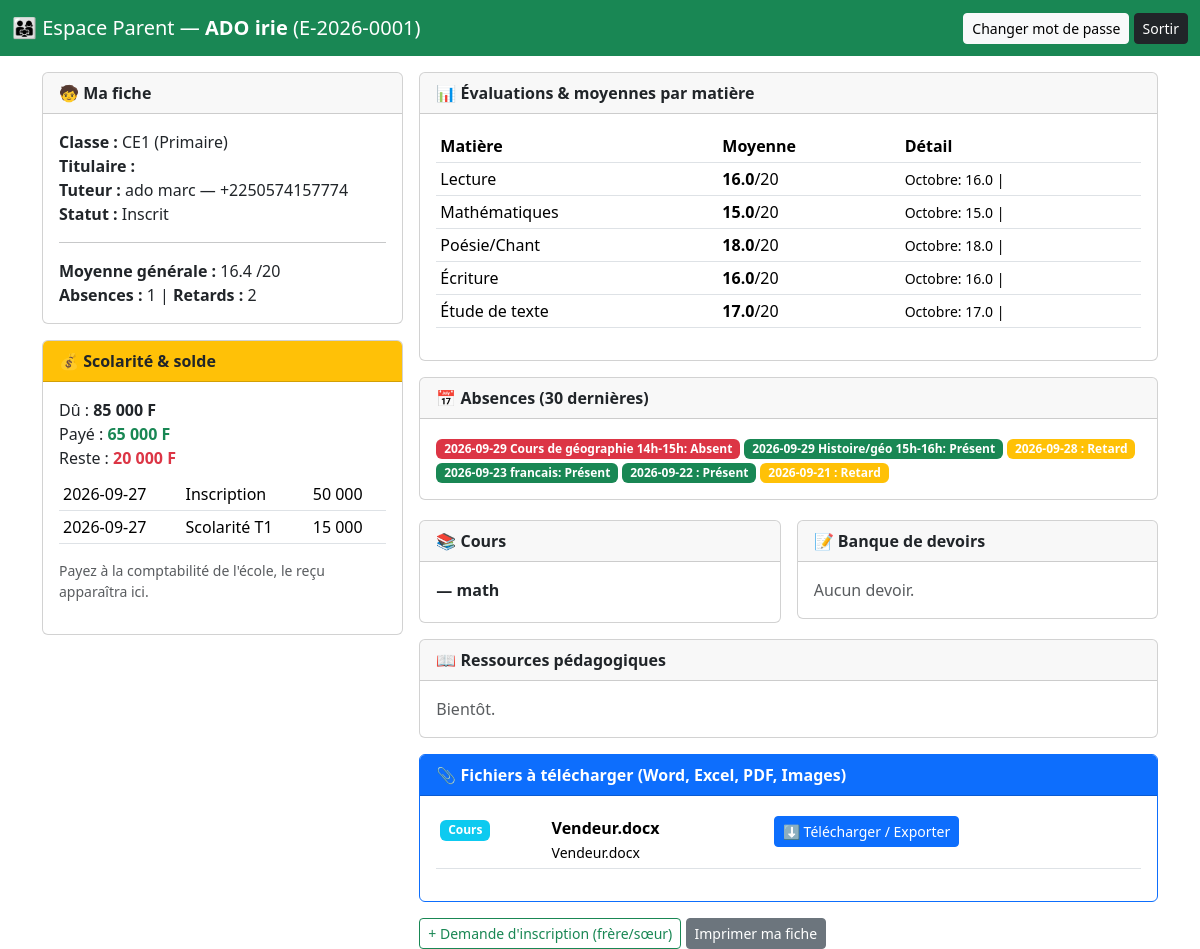
Page /parent (signed in) on the committed database.
### tables this page shows
CREATE TABLE eleves(id INTEGER PRIMARY KEY AUTOINCREMENT, matricule TEXT UNIQUE, nom TEXT, prenoms TEXT, sexe TEXT, date_naissance TEXT, lieu_naissance TEXT DEFAULT '', cycle TEXT, classe_id INTEGER, tuteur TEXT, telephone_tuteur TEXT, adresse TEXT DEFAULT '', statut TEXT DEFAULT 'Inscrit', annee_id INTEGER, date_inscription TEXT);

CREATE TABLE classes(id INTEGER PRIMARY KEY AUTOINCREMENT, nom TEXT UNIQUE, cycle TEXT, niveau TEXT, titulaire TEXT DEFAULT '', effectif_max INTEGER DEFAULT 60, frais_inscription INTEGER DEFAULT 0, frais_scolarite INTEGER DEFAULT 0, frais_cantine INTEGER DEFAULT 0, frais_transport INTEGER DEFAULT 0);

CREATE TABLE paiements(id INTEGER PRIMARY KEY AUTOINCREMENT, eleve_id INTEGER, date TEXT, rubrique TEXT, montant INTEGER, mode TEXT, recu_no TEXT UNIQUE, auteur TEXT, annee_id INTEGER);

CREATE TABLE notes(id INTEGER PRIMARY KEY AUTOINCREMENT, eleve_id INTEGER, matiere_id INTEGER, classe_id INTEGER, periode_type TEXT, periode TEXT, note REAL, coef INTEGER DEFAULT 1, date_saisie TEXT, annee_id INTEGER);

CREATE TABLE matieres(id INTEGER PRIMARY KEY AUTOINCREMENT, nom TEXT, code TEXT, cycle TEXT);

CREATE TABLE presences(id INTEGER PRIMARY KEY AUTOINCREMENT, eleve_id INTEGER, classe_id INTEGER, date TEXT, statut TEXT, motif TEXT DEFAULT '', cours TEXT DEFAULT '');

CREATE TABLE cours(id INTEGER PRIMARY KEY AUTOINCREMENT, classe_id INTEGER, matiere TEXT, titre TEXT, contenu TEXT, date_pub TEXT);

CREATE TABLE fichiers(id INTEGER PRIMARY KEY AUTOINCREMENT, classe_id INTEGER, matiere TEXT DEFAULT '', titre TEXT, type_doc TEXT DEFAULT 'Cours', filename TEXT, original TEXT, taille INTEGER DEFAULT 0, date_pub TEXT, auteur TEXT DEFAULT '');

### app.py (the view)
@app.route("/parent")
@parent_required
def parent_dash():
    db = get_db(); eid = session["parent_eleve_id"]
    e = db.execute("SELECT e.*, cl.nom classe_nom, cl.cycle, cl.titulaire, cl.frais_inscription, cl.frais_scolarite FROM eleves e LEFT JOIN classes cl ON cl.id=e.classe_id WHERE e.id=?", (eid,)).fetchone()
    notes = db.execute("""SELECT m.nom mat, n.note, n.coef, n.periode, n.periode_type FROM notes n JOIN matieres m ON m.id=n.matiere_id
                          WHERE n.eleve_id=? ORDER BY n.periode, m.nom""", (eid,)).fetchall()
    par_mat = {}
    for n in notes:
        par_mat.setdefault(n["mat"], []).append((n["note"], n["coef"]))
    moy_mat = {m: round(sum(v*c for v,c in l)/sum(c for _,c in l),2) for m,l in par_mat.items()}
    moy_gen = round(sum(n["note"]*n["coef"] for n in notes)/sum(n["coef"] for n in notes),2) if notes else None
    blancs = [n for n in notes if "blanc" in (n["periode"] or "").lower()]
    absences = db.execute("SELECT * FROM presences WHERE eleve_id=? ORDER BY date DESC LIMIT 30", (eid,)).fetchall()
    nb_abs = db.execute("SELECT COUNT(*) c FROM presences WHERE eleve_id=? AND statut='Absent'", (eid,)).fetchone()["c"]
    nb_ret = db.execute("SELECT COUNT(*) c FROM presences WHERE eleve_id=? AND statut='Retard'", (eid,)).fetchone()["c"]
    pays = db.execute("SELECT * FROM paiements WHERE eleve_id=? ORDER BY date DESC", (eid,)).fetchall()
    total_du = (e["frais_inscription"] or 0) + (e["frais_scolarite"] or 0)
    total_paye = sum(p["montant"] for p in pays)
    disc = db.execute("SELECT * FROM disciplines WHERE eleve_id=? ORDER BY date DESC LIMIT 10", (eid,)).fetchone()
    res = db.execute("SELECT r.*, cl.nom classe_nom FROM ressources r LEFT JOIN classes cl ON cl.id=r.classe_id WHERE r.classe_id=? OR r.classe_id IS NULL ORDER BY r.date_pub DESC LIMIT 20", (e["classe_id"],)).fetchall()
    devs = db.execute("SELECT * FROM devoirs WHERE classe_id=? ORDER BY date_limite LIMIT 20", (e["classe_id"],)).fetchall()
    crs = db.execute("SELECT * FROM cours WHERE classe_id=? ORDER BY date_pub DESC LIMIT 20", (e["classe_id"],)).fetchall()
    fichiers = db.execute("SELECT * FROM fichiers WHERE classe_id=? OR classe_id IS NULL ORDER BY date_pub DESC LIMIT 30", (e["classe_id"],)).fetchall()
    return render_template("parent_dash.html", e=e, notes=notes, moy_mat=moy_mat, moy_gen=moy_gen, blancs=blancs,
                           absences=absences, nb_abs=nb_abs, nb_ret=nb_ret, paiements=pays, total_du=total_du,
                           total_paye=total_paye, reste=total_du-total_paye, ressources=res, devoirs=devs, cours=crs, fichiers=fichiers)

### app.py (called while the page is built)
def get_db():
    if "db" not in g:
        g.db = sqlite3.connect(DB_PATH)
        g.db.row_factory = sqlite3.Row
    return g.db

@app.before_request
def _migrate():
    ensure_schema()

def parent_required(f):
    @wraps(f)
    def d(*a, **kw):
        if "parent_eleve_id" not in session:
            return redirect(url_for("parent_login"))
        return f(*a, **kw)
    return d

def get_setting(cle, defaut=""):
    try:
        r = get_db().execute("SELECT valeur FROM settings WHERE cle=?", (cle,)).fetchone()
        return r["valeur"] if r else defaut
    except: return defaut

@app.context_processor
def inject_ecole():
    try: return dict(ecole_nom=get_setting("ecole_nom", "Mon École Privée"), type_etab=get_setting("type_etab", "Mixte"))
    except: return dict(ecole_nom="Mon École Privée", type_etab="Mixte")

### templates/parent_dash.html (shortened to what this page needs)
<!doctype html><html lang="fr"><head><meta charset="utf-8"><meta name="viewport" content="width=device-width,initial-scale=1">
<title>Espace Parent - {{ e['nom'] }}</title><link href="https://cdn.jsdelivr.net/npm/bootstrap@5.3.3/dist/css/bootstrap.min.css" rel="stylesheet"></head>
<body>
<nav class="navbar navbar-dark bg-success"><div class="container-fluid">
<span class="navbar-brand">👨‍👩‍👧 Espace Parent — <b>{{ e['nom'] }} {{ e['prenoms'] }}</b> ({{ e['matricule'] }})</span>
<span><a href="{{ url_for('parent_password') }}" class="btn btn-light btn-sm">Changer mot de passe</a> <a href="{{ url_for('parent_logout') }}" class="btn btn-dark btn-sm">Sortir</a></span>
</div></nav>
<div class="container mt-3">
<div class="row g-3">
<div class="col-md-4"><div class="card"><div class="card-header fw-bold">🧒 Ma fiche</div><div class="card-body">
<b>Classe :</b> {{ e['classe_nom'] }} ({{ e['cycle'] }})<br><b>Titulaire :</b> {{ e['titulaire'] }}<br>
<b>Tuteur :</b> {{ e['tuteur'] }} — {{ e['telephone_tuteur'] }}<br><b>Statut :</b> {{ e['statut'] }}
<hr><b>Moyenne générale :</b> {{ moy_gen if moy_gen is not none else '—' }} /20<br>
<b>Absences :</b> {{ nb_abs }} | <b>Retards :</b> {{ nb_ret }}
</div></div>
<div class="card mt-3"><div class="card-header bg-warning fw-bold">💰 Scolarité & solde</div><div class="card-body">
Dû : <b>{{ "{:,}".format(total_du).replace(',',' ') }} F</b><br>Payé : <b class="text-success">{{ "{:,}".format(total_paye).replace(',',' ') }} F</b><br>
Reste : <b class="{{ 'text-danger' if reste>0 else 'text-success' }}">{{ "{:,}".format(reste).replace(',',' ') }} F</b>
<table class="table table-sm mt-2">{% for p in paiements %}<tr><td>{{ p['date'] }}</td><td>{{ p['rubrique'] }}</td><td>{{ "{:,}".format(p['montant']).replace(',',' ') }}</td></tr>{% endfor %}</table>
<p class="small text-muted">Payez à la comptabilité de l'école, le reçu apparaîtra ici.</p>
</div></div></div>
<div class="col-md-8">
<div class="card"><div class="card-header fw-bold">📊 Évaluations & moyennes par matière</div><div class="card-body table-responsive">
<table class="table table-sm"><tr><th>Matière</th><th>Moyenne</th><th>Détail</th></tr>
{% for m,mo in moy_mat.items() %}<tr><td>{{ m }}</td><td><b>{{ mo }}</b>/20</td><td><small>{% for n in notes if n['mat']==m %}{{ n['periode'] }}: {{ n['note'] }} | {% endfor %}</small></td></tr>{% else %}<tr><td colspan="3" class="text-muted">Pas encore de notes.</td></tr>{% endfor %}</table>
</div></div>
<div class="card mt-3"><div class="card-header fw-bold">📅 Absences (30 dernières)</div><div class="card-body">
{% for a in absences %}<span class="badge {{ 'bg-success' if a['statut']=='Présent' else 'bg-danger' if a['statut']=='Absent' else 'bg-warning' }}">{{ a['date'] }} {{ a['cours'] or '' }}: {{ a['statut'] }}</span> {% else %}RAS{% endfor %}
</div></div>
<div class="row g-3 mt-1">
<div class="col-md-6"><div class="card"><div class="card-header fw-bold">📚 Cours</div><div class="card-body">{% for c in cours %}<p class="mb-1"><b>{{ c['matiere'] }} — {{ c['titre'] }}</b><br><small>{{ c['contenu'] }}</small></p>{% else %}<span class="text-muted">Bientôt.</span>{% endfor %}</div></div></div>
<div class="col-md-6"><div class="card"><div class="card-header fw-bold">📝 Banque de devoirs</div><div class="card-body">{% for d in devoirs %}<p class="mb-1"><b>{{ d['matiere'] }} : {{ d['titre'] }}</b> (limite {{ d['date_limite'] }})<br><small>{{ d['consigne'] }}</small></p>{% else %}<span class="text-muted">Aucun devoir.</span>{% endfor %}</div></div></div>
</div>
<div class="card mt-3"><div class="card-header fw-bold">📖 Ressources pédagogiques</div><div class="card-body">{% for r in ressources %}<p class="mb-1"><b>{{ r['titre'] }}</b> <small>({{ r['matiere'] }})</small><br><small>{{ r['description'] }}</small> {% if r['lien'] %}<a href="{{ r['lien'] }}" target="_blank">Ouvrir</a>{% endif %}</p>{% else %}<span class="text-muted">Bientôt.</span>{% endfor %}</div></div>
<div class="card mt-3 border-primary"><div class="card-header fw-bold bg-primary text-white">📎 Fichiers à télécharger (Word, Excel, PDF, Images)</div><div class="card-body table-responsive"><table class="table table-sm">
{% for f in fichiers %}<tr><td><span class="badge bg-info">{{ f['type_doc'] }}</span><br><small>{{ f['matiere'] }}</small></td><td><b>{{ f['titre'] }}</b><br><small>{{ f['original'] }}</small></td>
<td><a href="{{ url_for('fichier_download', fid=f['id']) }}" class="btn btn-sm btn-primary">⬇️ Télécharger / Exporter</a></td></tr>
{% else %}<tr><td colspan="3" class="text-muted">Aucun fichier pour l'instant (exercices, compositions passées, cours PDF...).</td></tr>{% endfor %}</table></div></div>
<div class="mt-3"><a href="{{ url_for('demande_inscription') }}" class="btn btn-outline-success btn-sm">+ Demande d'inscription (frère/sœur)</a> <button onclick="window.print()" class="btn btn-secondary btn-sm">Imprimer ma fiche</button></div>
</div></div></div></body></html>

### rows in the picture
eleves: nom "ADO", prenoms "irie", matricule "E-2026-0001", cycle "Primaire", tuteur "ado marc", telephone_tuteur "+2250574157774", statut "Inscrit"
classes: classe_nom "CE1"
paiements: date "2026-09-27", rubrique "Inscription", montant "50 000"
paiements: date "2026-09-27", rubrique "Scolarité T1", montant "15 000"
notes: nom "Lecture", note "16.0", periode "Octobre"
notes: nom "Mathématiques", note "15.0", periode "Octobre"
notes: nom "Poésie/Chant", note "18.0", periode "Octobre"
notes: nom "Écriture", note "16.0", periode "Octobre"
notes: nom "Étude de texte", note "17.0", periode "Octobre"
presences: date "2026-09-29", cours "Cours de géographie 14h-15h", statut "Absent"
presences: date "2026-09-29", cours "Histoire/géo 15h-16h", statut "Présent"
presences: date "2026-09-28", statut "Retard"
presences: date "2026-09-23", cours "francais", statut "Présent"
presences: date "2026-09-22", statut "Présent"
presences: date "2026-09-21", statut "Retard"
cours: titre "math"
fichiers: type_doc "Cours", titre "Vendeur.docx", original "Vendeur.docx"

### other values in the picture
{{ moy_gen if moy_gen is not none else '—' }} "16.4"
{{ nb_abs }} "1"
{{ nb_ret }} "2"
{{ "{:,}".format(total_du).replace(',',' ') }} "85 000"
{{ "{:,}".format(total_paye).replace(',',' ') }} "65 000"
{{ "{:,}".format(reste).replace(',',' ') }} "20 000"
